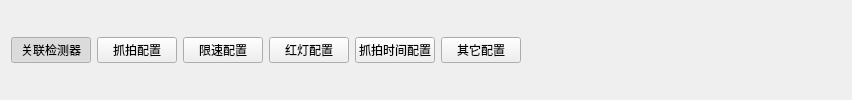
    <widget class="QWidget" name="widget" native="true">
     <layout class="QHBoxLayout" name="horizontalLayout">
      <item>
       <widget class="QPushButton" name="tab_lane1">
        <property name="minimumSize">
         <size>
          <width>80</width>
          <height>25</height>
         </size>
        </property>
        <property name="focusPolicy">
         <enum>Qt::NoFocus</enum>
        </property>
        <property name="text">
         <string>关联检测器</string>
        </property>
        <property name="checkable">
         <bool>true</bool>
        </property>
        <property name="checked">
         <bool>true</bool>
        </property>
        <property name="autoExclusive">
         <bool>true</bool>
        </property>
       </widget>
      </item>
      <item>
       <widget class="QPushButton" name="tab_lane2">
        <property name="minimumSize">
         <size>
          <width>80</width>
          <height>25</height>
         </size>
        </property>
        <property name="focusPolicy">
         <enum>Qt::NoFocus</enum>
        </property>
        <property name="text">
         <string>抓拍配置</string>
        </property>
        <property name="checkable">
         <bool>true</bool>
        </property>
        <property name="autoExclusive">
         <bool>true</bool>
        </property>
       </widget>
      </item>
      <item>
       <widget class="QPushButton" name="tab_lane3">
        <property name="minimumSize">
         <size>
          <width>80</width>
          <height>25</height>
         </size>
        </property>
        <property name="focusPolicy">
         <enum>Qt::NoFocus</enum>
        </property>
        <property name="text">
         <string>限速配置</string>
        </property>
        <property name="checkable">
         <bool>true</bool>
        </property>
        <property name="autoExclusive">
         <bool>true</bool>
        </property>
       </widget>
      </item>
      <item>
       <widget class="QPushButton" name="tab_lane4">
        <property name="minimumSize">
         <size>
          <width>80</width>
          <height>25</height>
         </size>
        </property>
        <property name="focusPolicy">
         <enum>Qt::NoFocus</enum>
        </property>
        <property name="text">
         <string>红灯配置</string>
        </property>
        <property name="checkable">
         <bool>true</bool>
        </property>
        <property name="autoExclusive">
         <bool>true</bool>
        </property>
       </widget>
      </item>
      <item>
       <widget class="QPushButton" name="tab_lane5">
        <property name="minimumSize">
         <size>
          <width>80</width>
          <height>25</height>
         </size>
        </property>
        <property name="focusPolicy">
         <enum>Qt::NoFocus</enum>
        </property>
        <property name="text">
         <string>抓拍时间配置</string>
        </property>
        <property name="checkable">
         <bool>true</bool>
        </property>
        <property name="autoExclusive">
         <bool>true</bool>
        </property>
       </widget>
      </item>
      <item>
       <widget class="QPushButton" name="tab_lane6">
        <property name="minimumSize">
         <size>
          <width>80</width>
          <height>25</height>
         </size>
        </property>
        <property name="focusPolicy">
         <enum>Qt::NoFocus</enum>
        </property>
        <property name="text">
         <string>其它配置</string>
        </property>
        <property name="checkable">
         <bool>true</bool>
        </property>
        <property name="autoExclusive">
         <bool>true</bool>
        </property>
       </widget>
      </item>
      <item>
       <spacer name="horizontalSpacer">
        <property name="orientation">
         <enum>Qt::Horizontal</enum>
        </property>
        <property name="sizeHint" stdset="0">
         <size>
          <width>320</width>
          <height>20</height>
         </size>
        </property>
       </spacer>
      </item>
     </layout>
    </widget>
